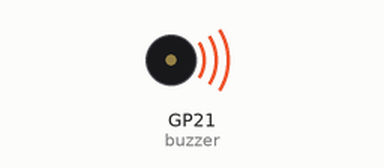
A program run on a simulated Raspberry Pi Pico running MicroPython. Shown: buzzer (waves = sounding). At 0.9 s the program stops and its outputs stay as they are.

Above: at 0.15 s.
At 0.8 s:
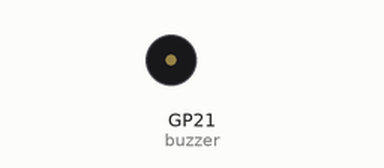
Timing chart, 0 to 2.3 s (numbered marks = the images above):
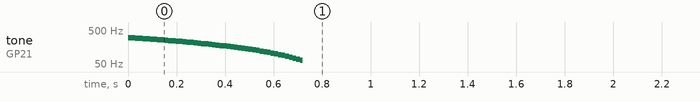

The program:

BB8_sound.py
```python
import time
from machine import Pin, PWM

def chewbacca_sound():
    buzzer = PWM(Pin(21))

    # Iniciar com uma frequência mais alta e diminuir para simular o rugido descendente
    start_freq = 300
    end_freq = 60
    step = -5

    for freq in range(start_freq, end_freq, step):
        buzzer.freq(freq)
        buzzer.duty_u16(30000)
        time.sleep(0.01)
        buzzer.duty_u16(0)
        time.sleep(0.005)

    # Uma pequena pausa antes de repetir ou seguir
    time.sleep(0.2)


chewbacca_sound()
```

Measured:
- by itself, tone on GP21 (buzzer): plays 300 Hz for 0.02 s, 295 Hz for 0.02 s, 290 Hz for 0.02 s, 285 Hz for 0.02 s, 280 Hz for 0.02 s, 275 Hz for 0.02 s … (48 notes in this stretch)
